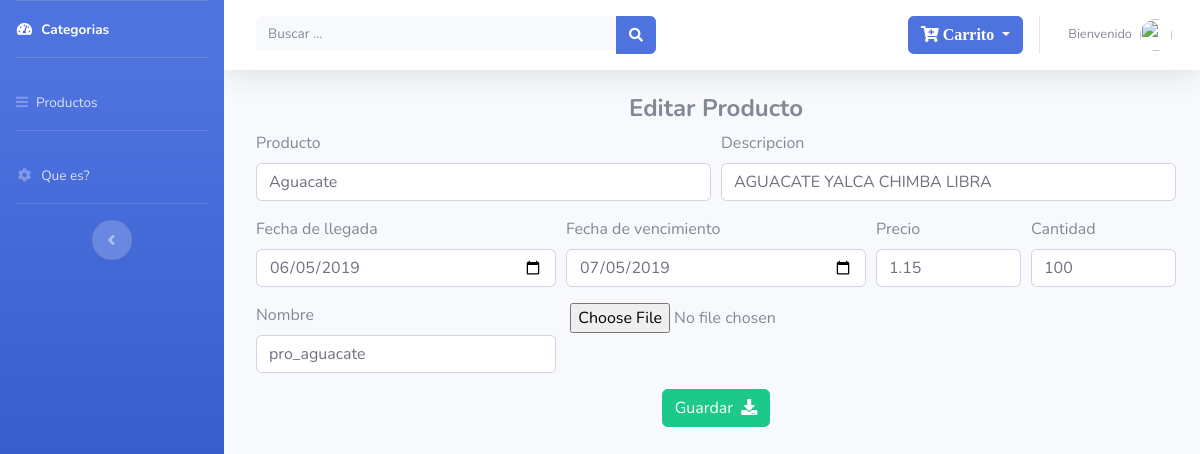
Page /producto/agregar/1529818 on the committed database.
### tables this page shows
CREATE TABLE `productos` (
  `id` int(11) NOT NULL,
  `nombre` varchar(150) NOT NULL,
  `descripcion` varchar(200) NOT NULL,
  `cantidad` int(5) NOT NULL,
  `f_llegada` date DEFAULT NULL,
  `f_expiracion` date DEFAULT NULL,
  `precio` decimal(16,2) NOT NULL,
  `img` varchar(50) NOT NULL,
  `estado` int(11) NOT NULL DEFAULT '1'
);

### application/controllers/Producto.php (called while the page is built, shortened)
 <?php
    class Producto extends CI_Controller{
        public function __construct(){
            $this->load->library( 'form_validation' );
          $this->load->model('usuario_model');
          $this->load->model('CategoriaModel');
        }
        public function agregar($id = 0)
        {
            if ($id == 0) {
                $this->load->view('layout/menu');
                $this->load->view('productos/agregar', ['categoria' => $this->CategoriaModel->listar()]);
                $this->load->view('layout/footer');
            }else {
                $u = [
                    'producto' => $this->ProductoModel->Obtenerid($id),
                    'categoria' => $this->CategoriaModel->listar()
                ];
                $this->load->view('layout/menu');
                $this->load->view('productos/editar',$u);
                $this->load->view('layout/footer');
            }
        }
    }
?>

### index.php (called while the page is built, shortened)
<?php
require_once BASEPATH.'core/CodeIgniter.php';

### application/models/ProductoModel.php (called while the page is built, shortened)
<?php
    class ProductoModel extends CI_Model
    {
        public function Obtenerid($id)
        {
            return $this->db->query("SELECT * FROM productos WHERE id = $id")->row();
        }
}
?>

### application/views/productos/editar.php (the view, shortened to what this page needs)
<center><h4><b>Editar Producto</b></h4></center>
<form action="<?= base_url('producto/Actualizar')?>" method = "POST" enctype="multipart/form-data" novalidate>
  <div class="form-row">
    <div class="form-group col-md-6">
      <label> Producto</label>
      <input type="text" name ="nombre" class="form-control" value="<?=$producto->nombre??''?>" placeholder="Nombre del Producto" required>
    </div>
    <div class="form-group col-md-6">
      <label>Descripcion</label>
      <input class="form-control" type="text" name ="descripcion" placeholder ="Descripcion del Producto" value="<?=$producto->descripcion??''?>" required>
    </div>
  </div>
  <div class="form-row">
    <div class="form-group col-md-4">
      <label>Fecha de llegada</label>
      <input class="form-control"  id="date" type="date" name ="f_llegada" placeholder = "Fecha de entrega" value="<?=$producto->f_llegada??''?>" required>
    </div>
    <div class="form-group col-md-4">
      <label>Fecha de vencimiento</label>
      <input class="form-control" type="date" name ="f_expiracion" placeholder="Fecha de caducación" value="<?=$producto->f_expiracion??''?>" required>
    </div>
    <div class="form-group col-md-2">
      <label>Precio</label>
      <input class="form-control" type="text" name="precio" placeholder="Precio" value="<?=$producto->precio??''?>" required>
    </div>
    <div class="form-group col-md-2">
      <label>Cantidad</label>
      <input class="form-control" type="number" name="cantidad" placeholder="Cantidad" value="<?=$producto->cantidad??''?>" required>
    </div>
  </div>
  <div class="form-row">
    <div class="form-group col-md-4">
      <label for="txtnombre">Nombre</label><br/>
      <input class="form-control" type="text" name="txtnombre" value="<?= explode('.',explode('/', $producto->img)[2])[0] ?? '' ?>" placeholder="Nombre de la imagen" required>
    </div>
    <div class="form-group col-md-">
      <input required  type="file" name="foto" id="foto"/>
    </div>
  </div>
  <center><button class="btn btn-success" type="submit">Guardar&nbsp;&nbsp;<i class="fas fa-download"></i></button></center>
</form>

### rows in the picture
productos: nombre "Aguacate", descripcion "AGUACATE YALCA CHIMBA LIBRA", f_llegada "06/05/2019", f_expiracion "07/05/2019", precio "1.15", cantidad "100", txtnombre "pro_aguacate"

### other values in the picture
$this->session->user->nombre "Bienvenido"
